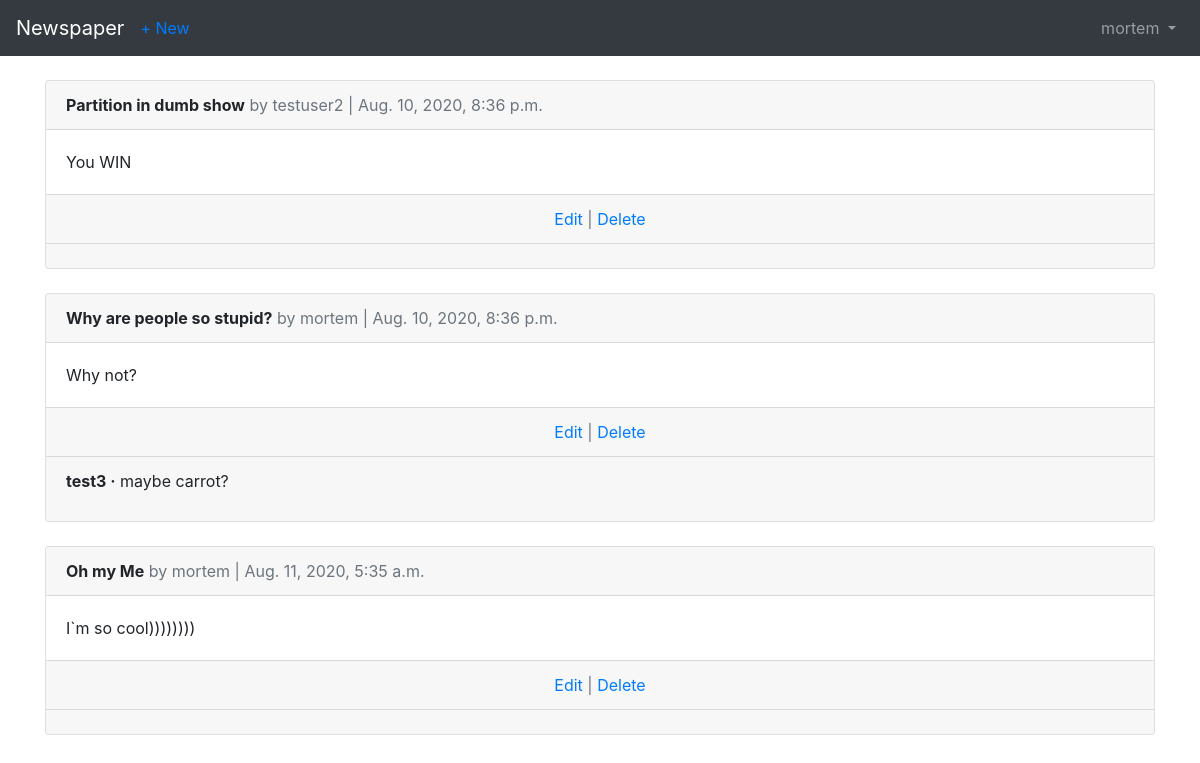
The page /articles/ (signed in) on the database its author committed.
### users/models.py (models this page shows)
class CustomUser(AbstractUser):
    age = models.PositiveBigIntegerField(default=0)

### articles/models.py (models this page shows, shortened)
class Article(models.Model):
    title = models.CharField(max_length=255)
    body = models.TextField()
    date = models.DateTimeField(auto_now_add=True)
    author = models.ForeignKey(
        settings.AUTH_USER_MODEL,
        on_delete=models.CASCADE,
    )

class Comment(models.Model):
    article = models.ForeignKey(Article,
                                on_delete=models.CASCADE,
                                related_name='comments'
                                )
    comment = models.CharField(max_length=140)
    author = models.ForeignKey(
        settings.AUTH_USER_MODEL,
        on_delete=models.CASCADE,
    )
    def __str__(self):
        return self.comment

### articles/views.py (the view)
# urls.py: path('', views.ArticleListView.as_view(), name = 'article_list'),
class ArticleListView(LoginRequiredMixin, ListView):
    model = models.Article
    template_name = 'article_list.html'
    login_url = 'login'

### templates/article_list.html (shortened to what this page needs)
<!DOCTYPE html>
{% extends 'base.html' %}
    {% block content %}
        {% for article in object_list %}
            <div class="card">
                <div class="card-header">
                    <span class="font-weight-bold">{{ article.title }}</span>
                    <span class="text-muted"> by {{ article.author }} | {{ article.date }}</span>
                </div>
                <div class="card-body">
                    {{ article.body }}
                </div>
                <div class="card-footer text-center text-muted">
                    <a href="{% url 'article_edit' article.pk %}">Edit</a> |
                    <a href="{% url 'article_delete' article.pk %}">Delete</a>
                </div>
                <div class="card-footer">
                    {% for comment in article.comments.all %}
                        <p>
                            <span class="font-weight-bold">{{ comment.author }} &middot;</span>
                        {{ comment }}
                        </p>
                    {% endfor %}
                </div>
            </div>
            <br />
        {% endfor %}
    {% endblock content%}

### templates/base.html (shortened to what this page needs)
<!DOCTYPE html>
<html lang="en">
    <head>
        <link rel="stylesheet" href="https://maxcdn.bootstrapcdn.com/bootstrap/4.0.0/css/bootstrap.min.css"
              integrity="sha384-Gn5384xqQ1aoWXA+058RXPxPg6fy4IWvTNh0E2\
            63XmFcJlSAwiGgFAW/dAiS6JXm">
    </head>
    <body>
        <nav class="navbar navbar-expand-md navbar-dark bg-dark mb-4">
            <a class="navbar-brand" href="{% url 'home' %}">Newspaper</a>
            {% if user.is_authenticated %}
                <ul class="navbar-nav mr-auto">
                    <li class="nav-item">
                        <a href="{% url 'article_new' %}">+ New</a>
                    </li>
                </ul>
            {% endif %}
            <div class="collapse navbar-collapse" id="navbarCollapse">
                {% if user.is_authenticated %}
                    <ul class="navbar-nav ml-auto">
                        <li class="nav-item">
                            <a class="nav-link dropdown-toggle" href="#" id="userMenu" data-toggle="dropdown"
                                aria-haspopup="true" aria-expanded="false">
                                {{ user.username }}
                            </a>
                        </li>
                    </ul>
                {% else %}
                    <form class="form-inline ml-auto">
                        <a href="{% url 'login' %}" class="btn btn-outline-secondary">Log in</a>
                        <a href="{% url 'signup' %}" class="btn btn-primary ml-2">Sign up</a>
                    </form>
                {% endif %}
            </div>
        </nav>
        <div class="container">
            {% block content %}
            {% endblock %}
        </div>
        <link rel="stylesheet" type="text/css" href="//netdna.bootstrapcdn.com/bootstrap/4.5.2/js/bootstrap.min.js">
    </body>
</html>

### rows shown on the page
CustomUser: username "mortem"
Article: title "Partition in dumb show", author "testuser2", date "Aug. 10, 2020, 8:36 p.m.", body "You WIN"
Article: title "Why are people so stupid?", author "mortem", date "Aug. 10, 2020, 8:36 p.m.", body "Why not?"
Comment: author "test3", comment "maybe carrot?"
Article: title "Oh my Me", author "mortem", date "Aug. 11, 2020, 5:35 a.m.", body "I`m so cool))))))))"
